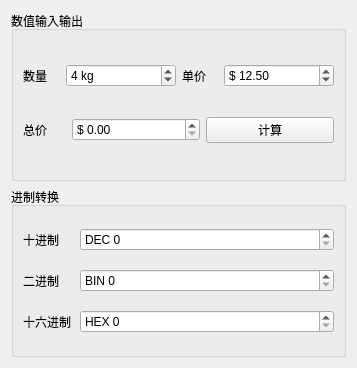
<?xml version="1.0" encoding="UTF-8"?>
<ui version="4.0">
 <class>Widget</class>
 <widget class="QWidget" name="Widget">
  <property name="geometry">
   <rect>
    <x>0</x>
    <y>0</y>
    <width>357</width>
    <height>368</height>
   </rect>
  </property>
  <property name="windowTitle">
   <string>Widget</string>
  </property>
  <layout class="QVBoxLayout" name="verticalLayout">
   <item>
    <widget class="QGroupBox" name="groupBox">
     <property name="title">
      <string>数值输入输出</string>
     </property>
     <layout class="QVBoxLayout" name="verticalLayout_3">
      <item>
       <layout class="QHBoxLayout" name="horizontalLayout_5" stretch="1,3,1,3">
        <item>
         <widget class="QLabel" name="label">
          <property name="text">
           <string>数量</string>
          </property>
         </widget>
        </item>
        <item>
         <widget class="QSpinBox" name="spinBox_number">
          <property name="suffix">
           <string> kg</string>
          </property>
          <property name="value">
           <number>4</number>
          </property>
         </widget>
        </item>
        <item>
         <widget class="QLabel" name="label_2">
          <property name="text">
           <string>单价</string>
          </property>
         </widget>
        </item>
        <item>
         <widget class="QDoubleSpinBox" name="doubleSpinBox_unit_price">
          <property name="prefix">
           <string>$ </string>
          </property>
          <property name="value">
           <double>12.500000000000000</double>
          </property>
         </widget>
        </item>
       </layout>
      </item>
      <item>
       <layout class="QHBoxLayout" name="horizontalLayout_4" stretch="1,3,3">
        <item>
         <widget class="QLabel" name="label_3">
          <property name="text">
           <string>总价</string>
          </property>
         </widget>
        </item>
        <item>
         <widget class="QDoubleSpinBox" name="doubleSpinBox_total_price">
          <property name="prefix">
           <string>$ </string>
          </property>
          <property name="value">
           <double>0.000000000000000</double>
          </property>
         </widget>
        </item>
        <item>
         <widget class="QPushButton" name="btn_totalPrice">
          <property name="text">
           <string>计算</string>
          </property>
         </widget>
        </item>
       </layout>
      </item>
     </layout>
    </widget>
   </item>
   <item>
    <widget class="QGroupBox" name="groupBox_2">
     <property name="title">
      <string>进制转换</string>
     </property>
     <layout class="QVBoxLayout" name="verticalLayout_2">
      <item>
       <layout class="QHBoxLayout" name="horizontalLayout" stretch="1,5">
        <item>
         <widget class="QLabel" name="label_4">
          <property name="text">
           <string>十进制</string>
          </property>
         </widget>
        </item>
        <item>
         <widget class="QSpinBox" name="spinBox_DEC">
          <property name="suffix">
           <string/>
          </property>
          <property name="prefix">
           <string>DEC </string>
          </property>
         </widget>
        </item>
       </layout>
      </item>
      <item>
       <layout class="QHBoxLayout" name="horizontalLayout_2" stretch="1,5">
        <item>
         <widget class="QLabel" name="label_5">
          <property name="text">
           <string>二进制</string>
          </property>
         </widget>
        </item>
        <item>
         <widget class="QSpinBox" name="spinBox_BIN">
          <property name="prefix">
           <string>BIN </string>
          </property>
         </widget>
        </item>
       </layout>
      </item>
      <item>
       <layout class="QHBoxLayout" name="horizontalLayout_3" stretch="1,5">
        <item>
         <widget class="QLabel" name="label_6">
          <property name="text">
           <string>十六进制</string>
          </property>
         </widget>
        </item>
        <item>
         <widget class="QSpinBox" name="spinBox_HEX">
          <property name="prefix">
           <string>HEX </string>
          </property>
         </widget>
        </item>
       </layout>
      </item>
     </layout>
    </widget>
   </item>
  </layout>
 </widget>
 <resources/>
 <connections/>
</ui>
